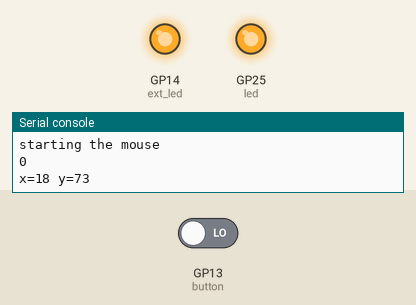
The program below on a simulated Raspberry Pi Pico running CircuitPython. On the bench: output pins drawn as LEDs (lit = HIGH), the last lines printed to the serial console. Inputs (shaded band) come from the test bench; at power-on: GP13 (button) LOW. Random numbers come from a fixed seed; USB keyboard and mouse output is not drawn.

Above: at 1.2 s.
1.3 s: GP13 (button) driven HIGH
At 13.6 s:
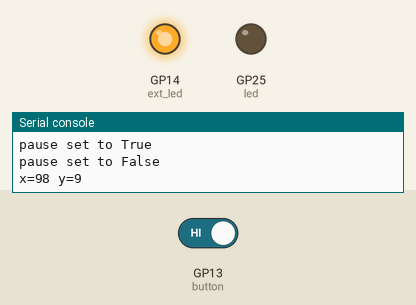
14.0 s: GP13 (button) driven LOW
At 23.6 s:
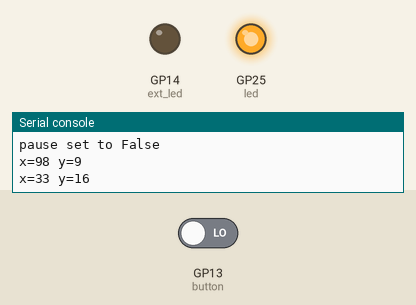
Timing chart, 0 to 25.1 s (numbered marks = the images above; inputs shaded):
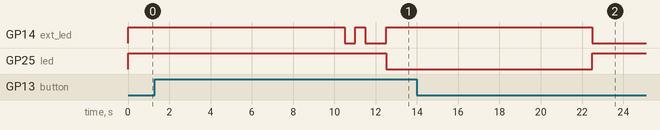

The program:

code_1.py
```python
import time
import board
import digitalio
import usb_hid
from adafruit_hid.mouse import Mouse
import random

led = digitalio.DigitalInOut(board.LED)
led.direction = digitalio.Direction.OUTPUT

ext_led = digitalio.DigitalInOut(board.GP14)
ext_led.direction = digitalio.Direction.OUTPUT

button = digitalio.DigitalInOut(board.GP13)
button.switch_to_input(pull=digitalio.Pull.DOWN)

mouse = Mouse(usb_hid.devices)
print("starting the mouse")
print(mouse)

def hitTheLights(on=False):
    led.value = on
    ext_led.value = on

def switchLights():
    led.value = not led.value
    ext_led.value = not ext_led.value

def moveMouse(inverse=1):
    x = random.randint(1,100) * inverse
    y = random.randint(1,100) * inverse
    print("x={} y={}".format(x, y))
    mouse.move(x, y)

def blinkyblink(light):
    for x in range(0,3):
        light.value = not light.value
        time.sleep(0.5)


pause = False
while True:
    if button.value:
        pause = not pause
        print("pause set to {}".format(pause))
        ext_led.value = pause
        time.sleep(0.5)
    if pause:
        blinkyblink(ext_led)
    else:
        switchLights()
        moveMouse()
        time.sleep(10)
    
```
